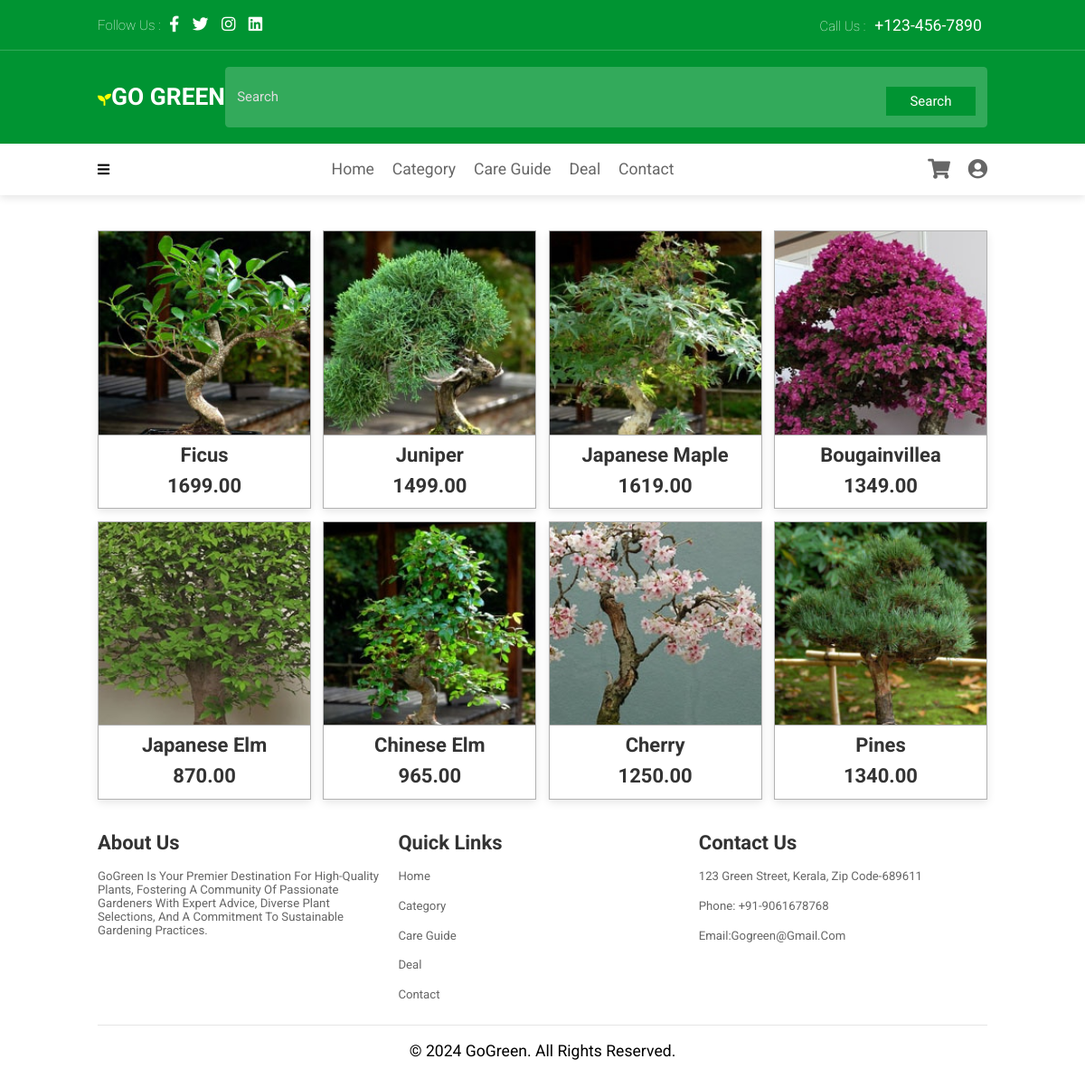
Screenshot of /product/Bonsai with the database file from the repository.
### garden/models.py (models this page shows, shortened)
class Product(models.Model):
    name=models.CharField(max_length=20)
    desc=models.TextField()
    image=models.ImageField(upload_to='images/products',null=True,blank=True)
    price=models.DecimalField(max_digits=10,decimal_places=2)
    category=models.ForeignKey(Category,on_delete=models.CASCADE)
    stock=models.IntegerField()
    available=models.BooleanField(default=True)
    created=models.DateTimeField(auto_now_add=True)
    updated=models.DateTimeField(auto_now=True)

### garden/views.py (the view)
# urls.py: path("product/<p>",views.product,name='product'),
def product(request,p):
    c = Category.objects.get(name=p)
    pr=Product.objects.filter(category=c)
    return render(request,'product.html',{'prod':pr})

### templates/product.html (shortened to what this page needs)
{% extends 'base.html' %}
{% load static %}
{% block content %}
<section class="category" id="category">
<div class="box-container">
    {% for i in prod %}
    <div class="box">
        <img src="{{i.image.url}}" alt="">
        <div class="content">
            <h3>{{i.name}}</h3>
            <h3>{{i.price}}</h3>
        </div>
    </div>
    {% endfor %}
</div>
</section>
{% endblock %}

### templates/base.html (shortened to what this page needs)
<!DOCTYPE html>
{% load static %}
<html lang="en">
<head>
    <link rel="stylesheet" href="https://unpkg.com/swiper/swiper-bundle.min.css">
    <link rel="stylesheet" href="https://cdnjs.cloudflare.com/ajax/libs/font-awesome/5.15.3/css/all.min.css">
    <link rel="stylesheet" href="{% static 'css/styleg.css' %}">
</head>
<body>
<header>
    <div class="header-1">
        <div class="share">
            <span> follow us : </span>
            <a href="#" class="fab fa-facebook-f"></a>
            <a href="#" class="fab fa-twitter"></a>
            <a href="#" class="fab fa-instagram"></a>
            <a href="#" class="fab fa-linkedin"></a>
        </div>
        <div class="call">
            <span> call us : </span>
            <a href="#">+123-456-7890</a>
        </div>
    </div>
    <div class="header-2">
        <a href="#" class="logo"> <i class="fas fa-seedling"></i>GO GREEN </a>
        <form class="search-bar-container" method="POST" action="{% url 'search' %}">
        <input class="form-control me-2" id="search-bar" type="search" placeholder="Search"  name="q" aria-label="Search">
        <button class="btn btn-outline-success" type="submit">Search</button>
      </form>
    </div>
  {% if user.is_authenticated %}
    <div class="header-3">
        <div id="menu-bar" class="fas fa-bars"></div>
        <nav class="navbar">
            <a href="{% url 'home' %}">home</a>
            <a href="{% url 'category' %}">category</a>
            <a href="{% url 'blog' %}">Care Guide</a>
            <a href="{% url 'deal' %}">deal</a>
            <a href="{% url 'contact' %}">contact</a>
        </nav>
        <div class="navbar">
            <a href="{% url 'view' %}" class="fas fa-shopping-cart"></a>
            <a href="{% url 'orderview' %}">Your Orders</a>
            <a href="{% url 'logout' %}">Logout</a>
        </div>
    </div>
    {% else %}
    <div class="header-3">
        <div id="menu-bar1" class="fas fa-bars"></div>
        <nav class="navbar">
            <a href="{% url 'home' %}">home</a>
            <a href="{% url 'category' %}">category</a>
            <a href="{% url 'blog' %}">care guide</a>
            <a href="{% url 'deal' %}">deal</a>
            <a href="{% url 'contact' %}">contact</a>
        </nav>
        <div class="icons">
            <a href="{% url 'register' %}" class="fas fa-shopping-cart"></a>
            <a href="{% url 'register' %}" class="fas fa-user-circle"></a>
        </div>
    </div>
  {% endif %}
</header>
{% block content %}
{% endblock %}
<section class="footer ">
    <div class="box-container ">
        <div class="box ">
            <h3>about us</h3>
            <p>GoGreen is your premier destination for high-quality plants, fostering a community of passionate gardeners with expert advice, diverse plant selections, and a commitment to sustainable gardening practices.</p>
        </div>
        <div class="box">
            <h3>quick links</h3>
            <a href="{% url 'home' %}">home</a>
            <a href="{% url 'category' %}">category</a>
            <a href="{% url 'blog' %}">care guide</a>
            <a href="{% url 'deal' %}">deal</a>
            <a href="{% url 'contact' %}">contact</a>
        </div>
        <div class="box">
            <h3>Contact Us</h3>
            <p>123 Green Street, Kerala, Zip Code-689611</p>
            <p>Phone: +91-9061678768</p>
            <p>Email:gogreen@gmail.com</p>
        </div>
    </div>
        <h1 class="credit">&copy; 2024 GoGreen. All rights reserved.</h1>
</section>
</body>
</html>

### static/css/styleg.css (style rules this page uses)
:root { --green:#009432; }
* { font-family: 'Roboto', sans-serif; margin:0; padding:0; box-sizing: border-box; text-transform: capitalize; outline: none; border:none; text-decoration: none; transition: all .2s linear; }
html { font-size: 62.5%; overflow-x: hidden; scroll-behavior: smooth; scroll-padding-top: 7rem; }
section { padding:1.5rem 9%; }
.btn { display: inline-block; margin-top: 1rem; padding:.8rem 3rem; background:var(--green); color:#fff; font-size: 1.7rem; cursor: pointer; }
.header-1, .header-2, .header-3 { display: flex; align-items: center; justify-content: space-between; padding:2rem 9%; background:var(--green); }
.header-1 { border-bottom: .1rem solid rgba(255,255,255,.2); }
.header-3 { background:#fff; box-shadow: 0 .5rem 1rem rgba(0,0,0,.1); position: relative; z-index: 10000; }
.header-1 span { font-weight: lighter; color:#fff; font-size: 1.7rem; }
.header-1 a { padding:0 .7rem; color:#fff; font-size: 2rem; }
.header-2 .logo { font-weight: bolder; font-size: 3rem; color:#fff; }
.header-2 .logo i { color:yellow; }
.header-2 .search-bar-container { display: flex; align-items: center; width: 50rem; padding:1.5rem; background:rgba(255,255,255,.2); border-radius: .5rem; }
.header-2 .search-bar-container #search-bar { width: 100%; background:none; text-transform: none; color:#fff; font-size: 1.7rem; }
.header-2 .search-bar-container #search-bar::placeholder { text-transform: capitalize; color:#ddd; }
.header-3 .navbar a { color:#666; font-size: 2rem; margin-right: 2rem; }
.header-3 .icons a { color:#666; font-size: 2.5rem; margin-left: 2rem; }
.category .box-container { display: flex; flex-wrap: wrap; gap:1.5rem; }
.category .box-container .box { position: relative; flex:1 1 23rem; height: 35rem; overflow: hidden; border:.1rem solid rgba(0,0,0,.3); box-shadow: 0 .5rem 1rem rgba(0,0,0,.1); }
.category .box-container .box img { height: 100%; width:100%; object-fit: cover; }
.category .box-container .box .content { position: absolute; bottom: -5.5rem; background: #fff; border-top:.1rem solid rgba(0,0,0,.3); text-align: center; padding:.5rem 0; width:100%; }
.category .box-container .box .content h3 { color:#333; font-size: 2.5rem; padding:.5rem 0; }
.footer .box-container { display: flex; flex-wrap: wrap; gap:1.5rem; }
.footer .box-container .box { flex:1 1 25rem; }
.footer .box-container .box h3 { color:#333; font-size: 2.5rem; padding:1rem 0; }
.footer .box-container .box p { color:#666; font-size: 1.5rem; padding:1rem 0; }
.footer .box-container .box a { display: block; color:#666; font-size: 1.5rem; padding:1rem 0; }
.footer .credit { font-size: 2rem; padding:2rem 1rem; margin-top: 2rem; border-top: .1rem solid rgba(0,0,0,.1); text-align: center; font-weight: normal; }
@media (max-width:1200px) { html { font-size: 55%; } }
.fas { font-size:15px; }
form { flex: 4; }
p { display: block; color: #888; margin: 0; padding-left: 25px; }

### rows the page displays
Product: image (picture), name "Ficus", price "1699.00"
Product: image (picture), name "Juniper", price "1499.00"
Product: image (picture), name "Japanese Maple", price "1619.00"
Product: image (picture), name "Bougainvillea", price "1349.00"
Product: image (picture), name "Japanese Elm", price "870.00"
Product: image (picture), name "Chinese Elm", price "965.00"
Product: image (picture), name "Cherry", price "1250.00"
Product: image (picture), name "Pines", price "1340.00"
